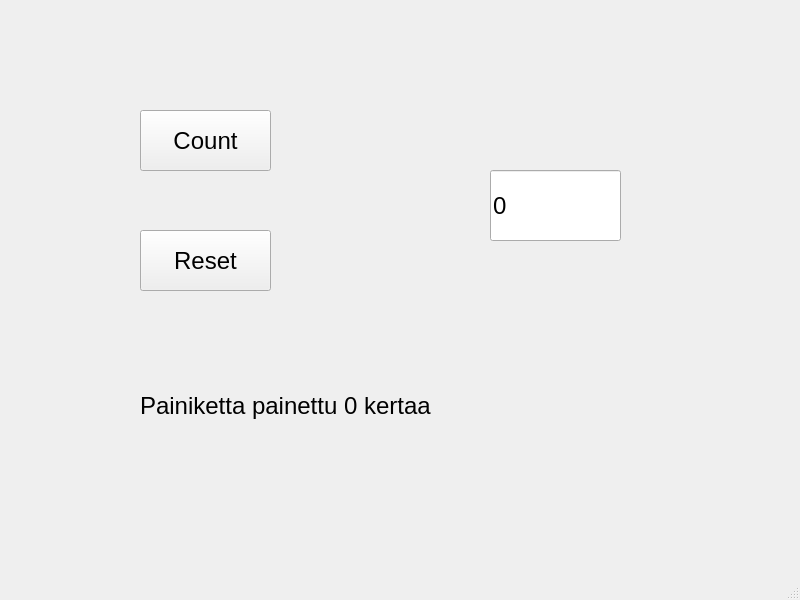
<?xml version="1.0" encoding="UTF-8"?>
<ui version="4.0">
 <class>MainWindow</class>
 <widget class="QMainWindow" name="MainWindow">
  <property name="geometry">
   <rect>
    <x>0</x>
    <y>0</y>
    <width>800</width>
    <height>600</height>
   </rect>
  </property>
  <property name="windowTitle">
   <string>MainWindow</string>
  </property>
  <widget class="QWidget" name="centralwidget">
   <widget class="QPushButton" name="btnCount">
    <property name="geometry">
     <rect>
      <x>140</x>
      <y>110</y>
      <width>131</width>
      <height>61</height>
     </rect>
    </property>
    <property name="font">
     <font>
      <pointsize>18</pointsize>
     </font>
    </property>
    <property name="text">
     <string>Count</string>
    </property>
   </widget>
   <widget class="QPushButton" name="btnReset">
    <property name="geometry">
     <rect>
      <x>140</x>
      <y>230</y>
      <width>131</width>
      <height>61</height>
     </rect>
    </property>
    <property name="font">
     <font>
      <pointsize>18</pointsize>
     </font>
    </property>
    <property name="text">
     <string>Reset</string>
    </property>
   </widget>
   <widget class="QLineEdit" name="txtResult">
    <property name="geometry">
     <rect>
      <x>490</x>
      <y>170</y>
      <width>131</width>
      <height>71</height>
     </rect>
    </property>
    <property name="font">
     <font>
      <pointsize>18</pointsize>
     </font>
    </property>
    <property name="text">
     <string>0</string>
    </property>
   </widget>
   <widget class="QLabel" name="labelInfo">
    <property name="geometry">
     <rect>
      <x>140</x>
      <y>360</y>
      <width>411</width>
      <height>91</height>
     </rect>
    </property>
    <property name="font">
     <font>
      <pointsize>18</pointsize>
     </font>
    </property>
    <property name="layoutDirection">
     <enum>Qt::LayoutDirection::LeftToRight</enum>
    </property>
    <property name="text">
     <string>Painiketta painettu 0 kertaa</string>
    </property>
   </widget>
  </widget>
  <widget class="QMenuBar" name="menubar">
   <property name="geometry">
    <rect>
     <x>0</x>
     <y>0</y>
     <width>800</width>
     <height>26</height>
    </rect>
   </property>
  </widget>
  <widget class="QStatusBar" name="statusbar"/>
 </widget>
 <resources/>
 <connections/>
</ui>
